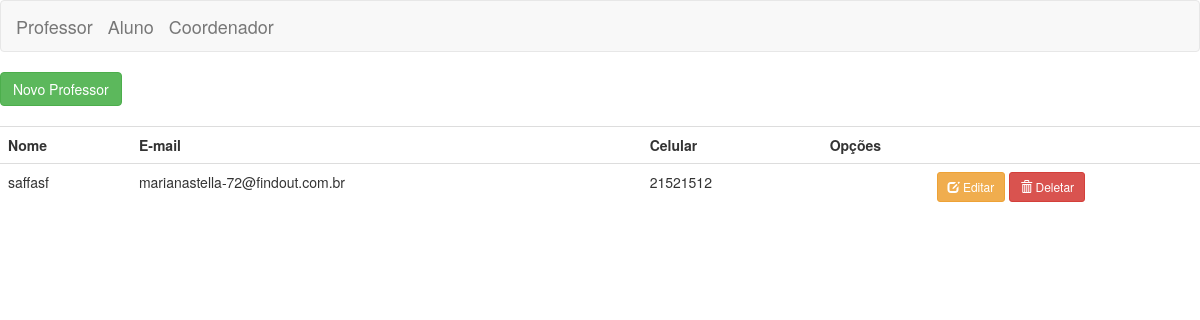
Page /contas/professor/ on the earlier database version.
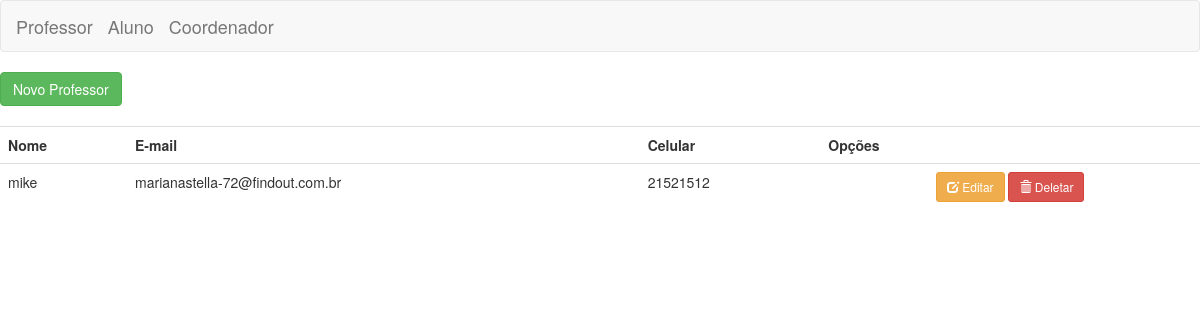
Same page on the later database version.
### contas/models.py (models this page shows)
class PROFESSOR(models.Model):
    LOGIN = models.CharField("LOGIN", max_length=30)
    SENHA = models.CharField("SENHA", max_length=50)
    NOME = models.CharField("NOME", max_length=100)
    EMAIL = models.EmailField("EMAIL", max_length=100)
    CELULAR = models.CharField("CELULAR", max_length=50)
    DT_EXPIRACAO = models.DateField("DT_EXPIRACAO", max_length=100, null=True)
    APELIDO = models.CharField("APELIDO", max_length=100)

### contas/views.py (the view)
def indexProfessor(request):
    professores = PROFESSOR.objects.all()
    context = {'professores': professores}
    return render(request, 'professor/index.html', context)

### contas/templates/professor/index.html (shortened to what this page needs)
{% extends 'base.html' %}
{% block body %}
<a class="btn btn-success" href="create"> Novo Professor</a>
<br/>
<br/>
<table class="table">
        <tr>
            <th>Nome </th>
            <th>E-mail</th>
            <th>Celular</th>
            <th>Opções</th>
        </tr>
        {% for professor in professores %}
            <tr>
                <td>{{ professor.NOME }}</td>
                <td>{{ professor.EMAIL }}</td>
                <td>{{ professor.CELULAR }}</td>
                <td><center>
                    <a class="btn btn-sm btn-warning" href="edit/{{ professor.id }}"><span class="glyphicon glyphicon-edit"></span> Editar</a>
                    <a class="btn btn-sm btn-danger" href="delete/{{ professor.id }}"><span class="glyphicon glyphicon-trash"></span> Deletar</a></center>
                </td>
            </tr>
        {% endfor %}
</table>
{% endblock %}

### contas/templates/base.html (shortened to what this page needs)
<!DOCTYPE html>
<html lang="pt-br">
    <head>
        {% load static %}
        <link rel="stylesheet" type="text/css" href="{% static 'crud/css/bootstrap.css' %}"/>
    </head>
<body>
    <nav class="navbar navbar-default">
        <div class="container-fluid">
            <a class="navbar-brand" href="/contas/professor">Professor</a>
            <a class="navbar-brand" href="/contas/aluno">Aluno</a>
            <a class="navbar-brand" href="/contas/coordenador">Coordenador</a>
        </div>
    </nav>
        {% block body %}
        {% endblock %}
</body>
</html>

Differences in the rows shown:
changed PROFESSOR "marianastella-72@findout.com.br": NOME "saffasf" → "mike"
